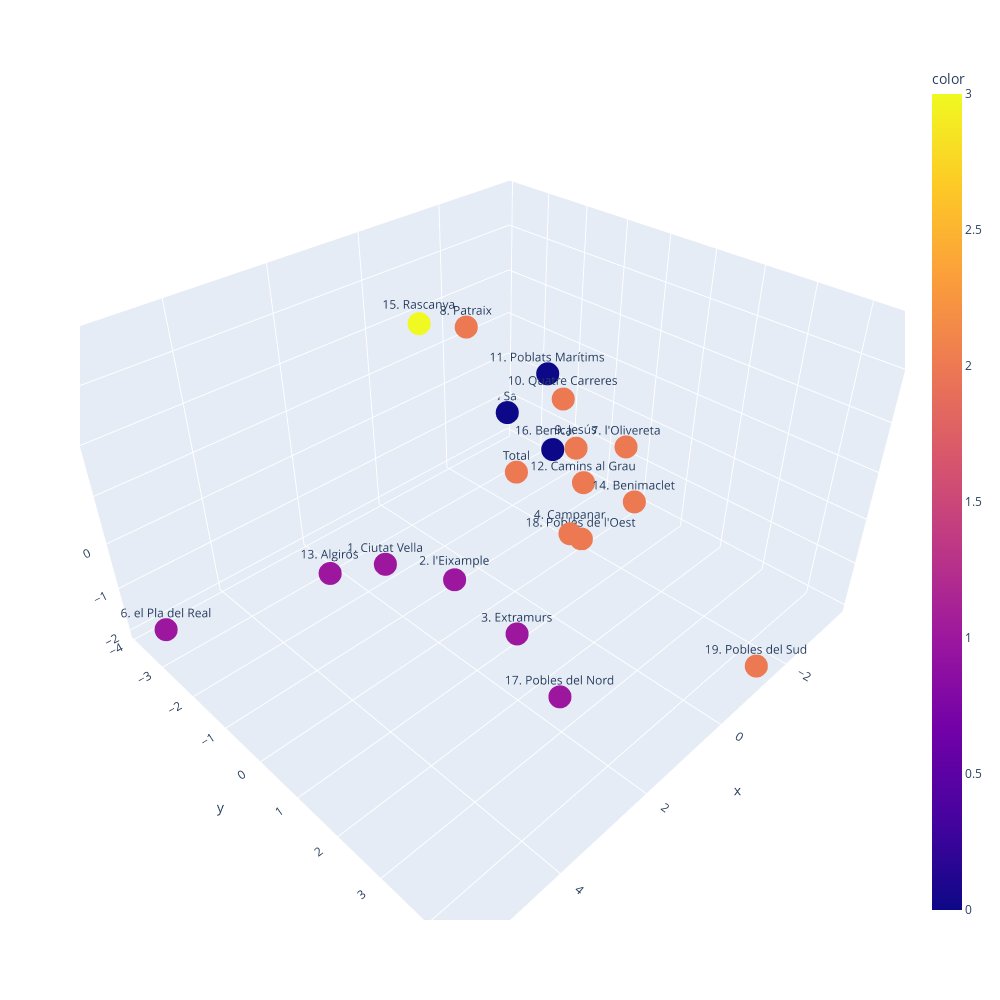

The notebook cell this image was saved under:
### Code cell
# Vemos que el número óptimo de clusters es 4

gmm = GaussianMixture(n_components=4)

gmm.fit(df_scaled)
df['Cluster_difuso'] = gmm.predict(df_scaled)

df.head(19)

# Representamos los datos en 3D (debe poder girarse, usaremos plotly). Cada punto debe mostrar su nombre (distrito) y su cluster

fig = px.scatter_3d(x=df_pca[:, 0], y=df_pca[:, 1], z=df_pca[:, 2], text=df['Distrito'], color=df['Cluster'], width=1000, height=1000)

fig.show()

### Figure 1 — Plotly figure (JSON) as saved in the notebook; plotly's stock layout.template omitted (floating-point values rounded to 4 significant figures)
{"data": [{"hovertemplate": "x=%{x}<br>y=%{y}<br>z=%{z}<br>text=%{text}<br>color=%{marker.color}<extra></extra>", "legendgroup": "", "marker": {"color": [2, 1, 1, 1, 2, 0, 1, 2, 2, 2, 2, 0, 2, 1, 2, 3, 0, 1, 2, 2], "coloraxis": "coloraxis", "symbol": "circle"}, "mode": "markers+text", "name": "", "scene": "scene", "showlegend": false, "text": ["Total", "1. Ciutat Vella", "2. l'Eixample", "3. Extramurs", "4. Campanar", "5. la Saïdia", "6. el Pla del Real", "7. l'Olivereta", "8. Patraix", "9. Jesús", "10. Quatre Carreres", "11. Poblats Marítims", "12. Camins al Grau", "13. Algirós", "14. Benimaclet", "15. Rascanya", "16. Benicalap", "17. Pobles del Nord", "18. Pobles de l'Oest", "19. Pobles del Sud"], "type": "scatter3d", "x": [-0.254, 2.951, 1.783, 1.573, -0.06703, -3.671, 5.593, -1.538, 1.023, -1.318, -0.9539, -2.746, -1.258, 2.673, -0.1978, 1.22, -3.476, 2.029, -1.975, -1.39], "y": [-0.2632, -0.1749, 0.2264, 1.543, 1.232, -3.818, -3.188, 1.192, -0.1788, 0.2293, 0.1782, -1.796, 0.5016, -2.246, 2.44, -1.07, -2.217, 2.943, -0.04351, 4.511], "z": [0.374, 0.1191, -0.6726, -1.218, -0.1241, -1.326, -1.585, 0.9978, 3.761, 0.632, 1.802, 0.8375, 0.02276, -1.464, 1.118, 3.578, -1.514, -1.364, -1.997, -1.977]}], "layout": {"coloraxis": {"colorbar": {"title": {"text": "color"}}, "colorscale": [[0, "#0d0887"], [0.1111, "#46039f"], [0.2222, "#7201a8"], [0.3333, "#9c179e"], [0.4444, "#bd3786"], [0.5556, "#d8576b"], [0.6667, "#ed7953"], [0.7778, "#fb9f3a"], [0.8889, "#fdca26"], [1, "#f0f921"]]}, "height": 1000, "legend": {"tracegroupgap": 0}, "margin": {"t": 60}, "scene": {"domain": {"x": [0, 1], "y": [0, 1]}, "xaxis": {"title": {"text": "x"}}, "yaxis": {"title": {"text": "y"}}, "zaxis": {"title": {"text": "z"}}}, "width": 1000}}
